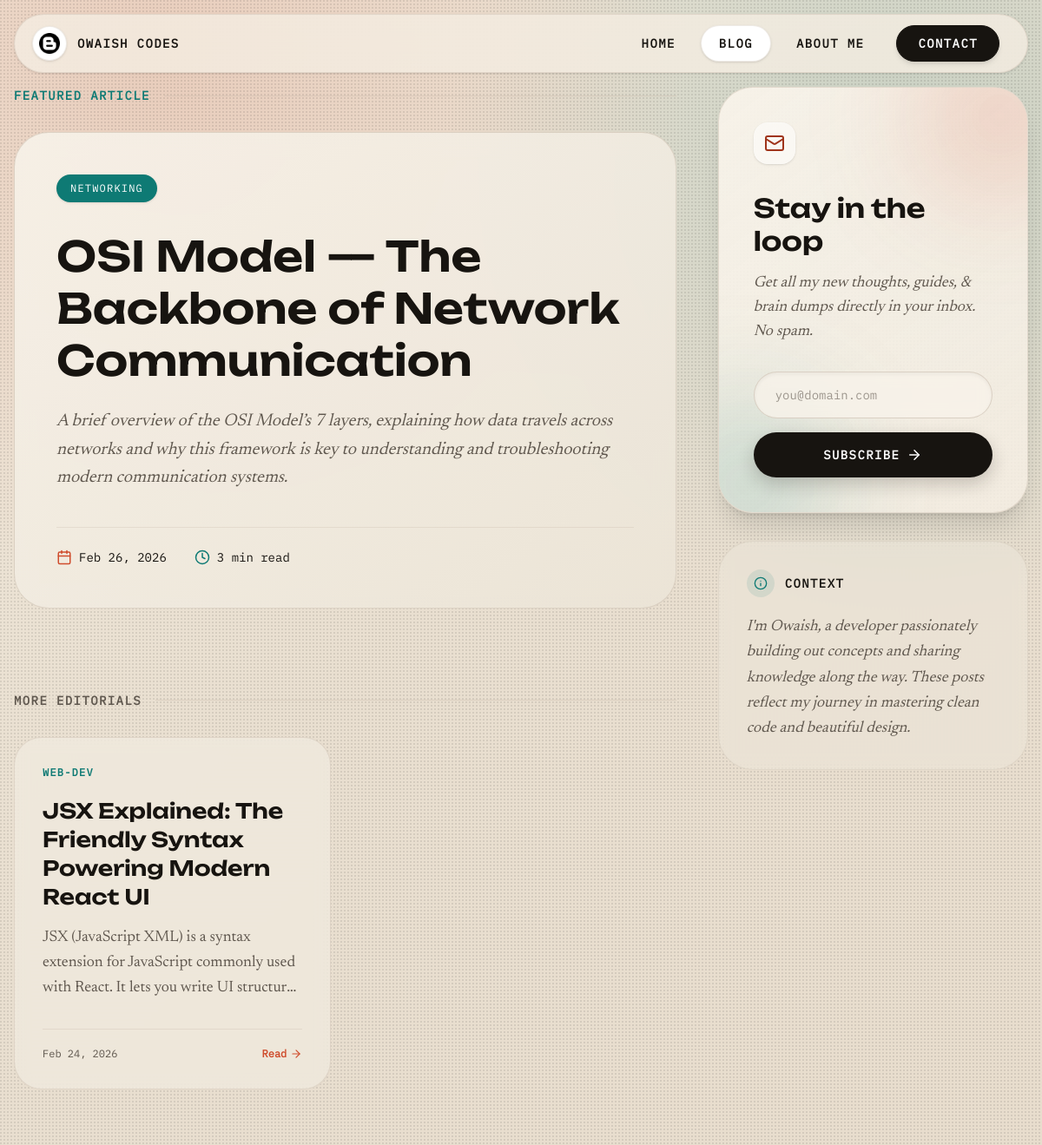
The page /blog/ on the database as committed earlier.
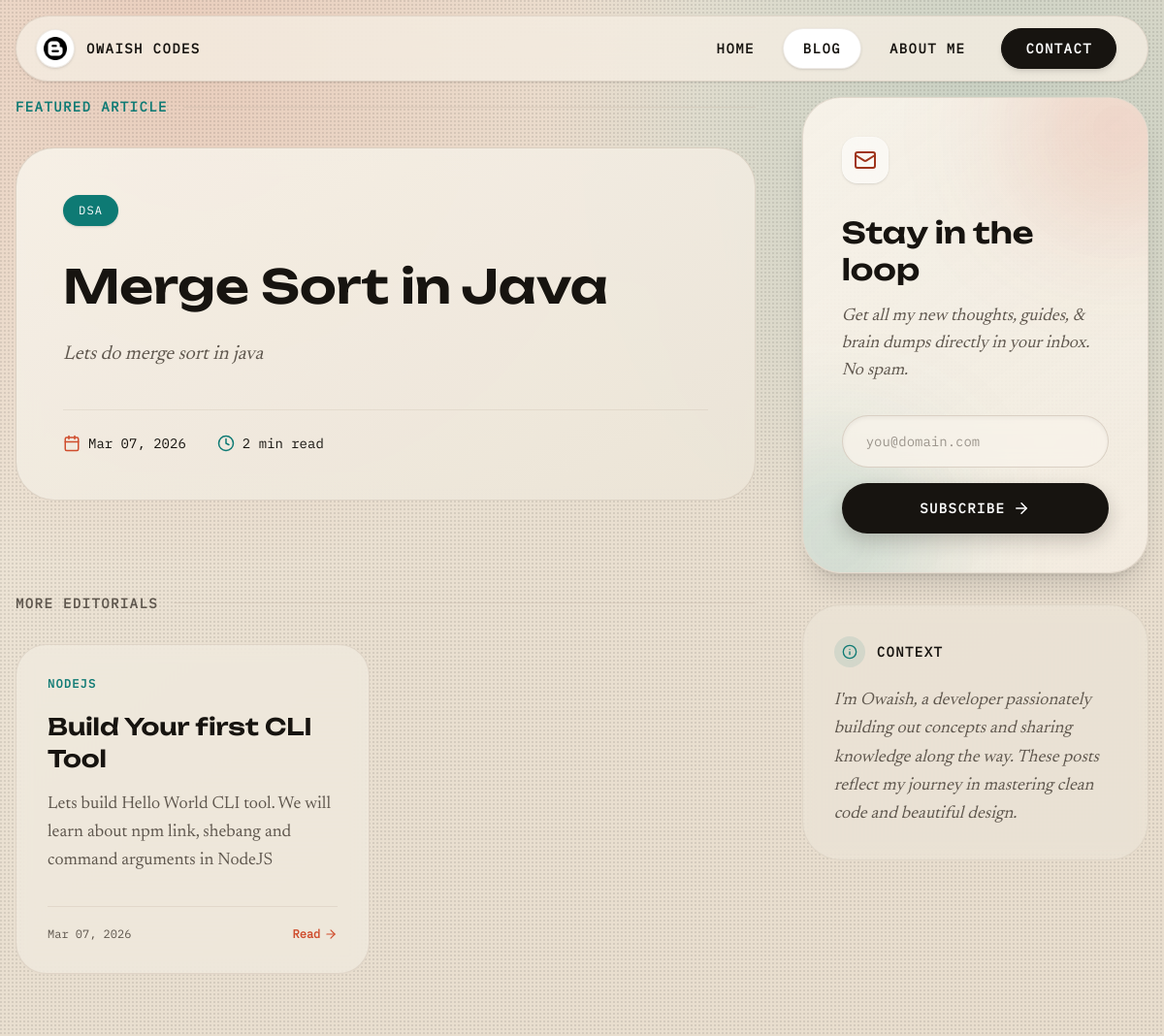
The same page on the database as committed later.
### posts/models.py (models this page shows, shortened)
class Post(models.Model):
    class Status(models.TextChoices):
        DRAFT = 'DF', 'Draft'
        PUBLISHED = 'PU', 'Published'
    title = models.CharField(max_length=250)
    slug = models.SlugField(unique=True, max_length=250)
    description = models.CharField(max_length=250)
    body = models.TextField()
    category = models.CharField(max_length=10)
    author = models.ForeignKey(settings.AUTH_USER_MODEL, on_delete=models.CASCADE, related_name = 'blog_posts')
    published_at = models.DateTimeField(default=timezone.now, )
    created_at = models.DateTimeField(auto_now_add=True)
    updated_at = models.DateTimeField(auto_now=True)
    status = models.CharField(max_length=2, choices = Status, default = Status.DRAFT)
    class Meta:
        ordering = ["-published_at"]
        indexes = [models.Index(fields=["-published_at"]), ]
    def read_time(self):
        words = len(self.body.split())
        minutes = ceil(words / 100) #100 words per minute
        return max(1, minutes)

### posts/views.py (the view)
# urls.py: path('', views.get_all_posts, name="get_all_posts"),
def get_all_posts(request):
    published = Post.objects.filter(
        status=Post.Status.PUBLISHED, published_at__lte=timezone.now()
    )
    total_count = published.count()
    featured_blog = published.first()  # latest published post
    posts = published.exclude(pk=featured_blog.pk) if featured_blog else published
    paginator = Paginator(posts, 9)
    page_number = request.GET.get("page", 1)
    page_obj = paginator.get_page(page_number)
    return render(
        request,
        "posts/blog.html",
        {
            "posts": page_obj,
            "featured_blog": featured_blog,
            "total_count": total_count,
        },
    )

### posts/templates/posts/blog.html (shortened to what this page needs)
{% extends "base.html" %}
{% load static %}
{% block content %}
<div class="grid grid-cols-1 lg:grid-cols-12 gap-8 lg:gap-12 mb-16 relative">
  <div class="lg:col-span-8 flex flex-col gap-16 lg:gap-24">
    {% if featured_blog and posts.number == 1 %}
    <section>
      <div class="flex items-center gap-4 mb-8">
        <h2 class="font-ibmMono text-sm tracking-widest uppercase text-accent-alt font-semibold">Featured Article</h2>
        <div class="h-px flex-1 bg-line/40"></div>
      </div>
      <a href="{% url 'post_detail' featured_blog.slug %}" class="block group">
        <article
          class="relative p-6 sm:p-8 md:p-12 rounded-[2.5rem] overflow-hidden border border-line/50 transition-[transform,box-shadow] duration-500 hover:shadow-2xl hover:-translate-y-2 bg-linear-to-br from-panel/90 to-bg/90 backdrop-blur-md featured-post-custom xl:min-h-100 flex flex-col justify-center">
          <div class="flex flex-col h-full z-10 relative">
            {% if featured_blog.category %}
            <span
              class="font-ibmMono text-xs tracking-widest uppercase text-white bg-accent-alt px-4 py-2 rounded-full self-start mb-6 lg:mb-8 shadow-sm">
              {{ featured_blog.category }}</span>
            {% endif %}
            <h3 class="font-unbounded text-3xl md:text-5xl lg:text-5xl xl:text-6xl font-semibold mb-6 leading-tight">
              {{ featured_blog.title }}
            </h3>
            {% if featured_blog.description %}
            <p class="text-xl text-muted leading-relaxed mb-10 max-w-3xl font-base italic">{{ featured_blog.description }}</p>
            {% endif %}
            <div
              class="mt-auto flex flex-wrap items-center gap-4 md:gap-8 pt-6 border-t border-line/30 font-ibmMono text-sm">
              <div class="flex items-center gap-2 text-ink">
                <span>{{ featured_blog.published_at|date:"M d, Y" }}</span>
              </div>
              <div class="flex items-center gap-2 text-ink">
                <svg width="18" height="18" viewBox="0 0 24 24" fill="none" stroke="currentColor" stroke-width="2"
                  stroke-linecap="round" stroke-linejoin="round" class="text-accent-alt">
                  <circle cx="12" cy="12" r="10" />
                  <polyline points="12 6 12 12 16 14" />
                </svg>
                <span>{{ featured_blog.read_time }} min read</span>
              </div>
            </div>
          </div>
        </article>
      </a>
    </section>
    {% endif %}
    <section>
      <div class="flex items-center gap-4 mb-8">
        <h2 class="font-ibmMono text-sm tracking-widest uppercase text-muted font-semibold">
          {% if featured_blog and posts.number == 1 %}More Editorials{% else %}Latest Posts{% endif %}
        </h2>
        <div class="h-px flex-1 bg-line/40"></div>
      </div>
      {% if posts %}
      <div class="grid gap-6 sm:gap-8 sm:grid-cols-2">
        {% for post in posts %}
        <a href="{% url 'post_detail' post.slug %}" class="group block h-full">
          <article
            class="bg-panel/50 backdrop-blur-sm rounded-4xl p-6 lg:p-8 border border-line/40 hover:border-accent/40 hover:bg-panel transition-all duration-300 flex flex-col h-full hover:-translate-y-2 hover:shadow-xl relative overflow-hidden">
            {% if post.category %}
            <span
              class="font-ibmMono text-[10px] md:text-xs tracking-widest uppercase text-accent-alt mb-5 font-bold">{{ post.category }}</span>
            {% endif %}
            <h3
              class="font-unbounded text-xl md:text-2xl font-semibold mb-4 leading-snug group-hover:text-accent transition-colors duration-300">
              {{ post.title }}
            </h3>
            {% if post.description %}
            <p class="text-muted text-base lg:text-lg mb-8 line-clamp-3 flex-1 font-base leading-relaxed">{{ post.description }}</p>
            {% endif %}
            <div class="flex items-center justify-between mt-auto pt-5 border-t border-line/30">
              <span class="text-muted text-xs font-ibmMono">{{ post.published_at|date:"M d, Y" }}</span>
              <span
                class="text-accent text-xs font-ibmMono font-semibold group-hover:translate-x-1 transition-transform flex items-center gap-1">Read
                <svg width="14" height="14" viewBox="0 0 24 24" fill="none" stroke="currentColor" stroke-width="2"
                  stroke-linecap="round" stroke-linejoin="round">
                  <path d="M5 12h14" />
                  <path d="m12 5 7 7-7 7" />
                </svg></span>
            </div>
          </article>
        </a>
        {% endfor %}
      </div>
      {% endif %}
    </section>
  </div>
  <div class="lg:col-span-4 flex flex-col gap-8 relative z-20">
    <div class="sticky top-6 flex flex-col gap-8">
      <section id="subscribe"
        class="subscribe-card relative rounded-[2.5rem] p-8 lg:p-10 overflow-hidden border border-line/40 shadow-xl group">
        <div
          class="absolute -right-16 -top-16 w-48 h-48 bg-accent/20 rounded-full blur-3xl transition-transform duration-700 group-hover:scale-150 group-hover:bg-accent/30 pointer-events-none">
        </div>
        <div class="relative z-10">
          <div
            class="w-12 h-12 bg-white/50 backdrop-blur-md rounded-2xl flex items-center justify-center mb-8 shadow-sm border border-white/20">
            <svg width="24" height="24" viewBox="0 0 24 24" fill="none" stroke="currentColor" stroke-width="2"
              stroke-linecap="round" stroke-linejoin="round" class="text-accent-deep">
              <rect width="20" height="16" x="2" y="4" rx="2" />
              <path d="m22 7-8.97 5.7a1.94 1.94 0 0 1-2.06 0L2 7" />
            </svg>
          </div>
          <h2 class="text-3xl lg:text-3xl font-unbounded font-semibold mb-4 text-ink leading-tight">
            Stay in the loop
          </h2>
          <p class="text-muted font-base text-lg italic mb-8">
            Get all my new thoughts, guides, & brain dumps directly in your inbox. No spam.
          </p>
          <form action="" class="flex flex-col gap-4">
            <div class="relative font-ibmMono">
              <input id="email-address" name="email-address" type="email" placeholder="you@domain.com" required
                class="w-full bg-panel/80 backdrop-blur-sm border border-line/60 rounded-full px-6 py-4 text-sm text-ink outline-none focus:border-accent focus:ring-2 focus:ring-accent/20 transition-all shadow-inner placeholder:text-muted/60" />
            </div>
            <button id="subscribe-btn"
              class="w-full relative overflow-hidden rounded-full font-ibmMono text-sm tracking-widest uppercase text-white hover:cursor-pointer bg-ink group/btn py-4 flex items-center justify-center gap-2 transition-all hover:bg-accent-deep shadow-[0_8px_20px_rgba(23,20,16,0.2)] hover:shadow-[0_12px_24px_rgba(159,52,27,0.3)]">
              <span class="relative z-10 font-bold">Subscribe</span>
              <svg width="18" height="18" viewBox="0 0 24 24" fill="none" stroke="currentColor" stroke-width="2"
                stroke-linecap="round" stroke-linejoin="round"
                class="relative z-10 transition-transform group-hover/btn:translate-x-1">
                <path d="M5 12h14" />
                <path d="m12 5 7 7-7 7" />
              </svg>
            </button>
          </form>
        </div>
      </section>
      <div
        class="rounded-[2.5rem] bg-panel/30 border border-line/30 p-8 backdrop-blur-sm group hover:border-accent-alt/30 transition-colors">
        <h3 class="font-ibmMono text-sm tracking-widest uppercase text-ink font-semibold mb-5 flex items-center gap-3">
          <div
            class="w-8 h-8 rounded-full bg-accent-alt/10 flex items-center justify-center text-accent-alt group-hover:scale-110 transition-transform">
            <svg width="16" height="16" viewBox="0 0 24 24" fill="none" stroke="currentColor" stroke-width="2"
              stroke-linecap="round" stroke-linejoin="round">
              <circle cx="12" cy="12" r="10" />
              <path d="M12 16v-4" />
              <path d="M12 8h.01" />
            </svg>
          </div>
          Context
        </h3>
        <p class="font-base text-muted leading-relaxed italic text-lg">
          I'm Owaish, a developer passionately building out concepts and sharing knowledge along the way. These posts
          reflect my journey in mastering clean code and beautiful design.
        </p>
      </div>
    </div>
  </div>
</div>
{% endblock %}

### templates/base.html (shortened to what this page needs)
{% load static %}
<!DOCTYPE html>
<html lang="en" class="scroll-smooth">
<head>
  <link rel="stylesheet" href="{% static 'css/output.css' %}" />
</head>
<body class="min-h-screen text-ink font-base leading-6 custom-bg">
  <div class="inset-0 z-0 fixed pointer-events-none opacity-15 page-grain bg-size-[4px_4px]"></div>
  <div class="z-10 relative my-4 mx-auto px-4">
    <header
      class="bg-soft/80 backdrop-blur-xl border border-line/40 px-3 py-3 md:py-3 rounded-4xl md:rounded-full grid gap-2 grid-cols-6 items-center shadow-sm sticky top-4 z-50 transition-all duration-500 hover:shadow-lg hover:bg-soft/95 hover:border-line/60 mx-auto max-w-350">
      <a href="{% url 'get_all_posts' %}" class="inline-flex items-center gap-3 col-span-5 md:col-span-2 group md:pl-2">
        <div
          class="w-10 h-10 rounded-full bg-white flex items-center justify-center shadow-sm border border-line/30 group-hover:border-accent group-hover:shadow-md transition-all duration-300 overflow-hidden relative">
          <div
            class="absolute inset-0 bg-accent/10 translate-y-full group-hover:translate-y-0 transition-transform duration-300">
          </div>
          <img src="{% static 'assets/blogger.png' %}" alt="owaish-codes logo"
            class="w-6 h-6 object-contain relative z-10 group-hover:scale-110 transition-transform duration-300" />
        </div>
        <p
          class="uppercase font-ibmMono font-bold tracking-widest text-sm text-ink group-hover:text-accent transition-colors duration-300">
          Owaish Codes</p>
      </a>
      <nav
        class="hidden md:block col-span-6 md:col-start-3 md:col-span-full md:justify-self-end border border-line/40 md:border-0 rounded-4xl py-4 px-4 md:py-0 mt-3 md:mt-0 bg-panel/90 md:bg-transparent backdrop-blur-md md:backdrop-blur-none shadow-inner md:shadow-none transition-all duration-300">
        <ul class="font-ibmMono flex flex-col gap-2 md:flex-row md:items-center md:pr-1">
          {% url 'landing_page' as url_home %}
          <li>
            <a class="block text-ink no-underline text-xs md:text-sm font-ibmMono font-semibold uppercase tracking-widest px-5 py-3 md:py-2.5 rounded-full hover:bg-white hover:shadow-sm md:hover:bg-white/60 transition-all duration-300 text-center md:text-left hover:-translate-y-0.5 {% if request.path == url_home %}bg-white shadow-sm border border-line/30{% else %}bg-white/40 md:bg-transparent border border-transparent hover:border-line/30{% endif %}"
              href="{{ url_home }}">Home</a>
          </li>
          {% url 'get_all_posts' as url_blog %}
          <li>
            <a class="block text-ink no-underline text-xs md:text-sm font-ibmMono font-semibold uppercase tracking-widest px-5 py-3 md:py-2.5 rounded-full hover:bg-white hover:shadow-sm md:hover:bg-white/60 transition-all duration-300 text-center md:text-left hover:-translate-y-0.5 {% if request.path == url_blog or '/blog/' in request.path or '/post/' in request.path %}bg-white shadow-sm border border-line/30{% else %}bg-white/40 md:bg-transparent border border-transparent hover:border-line/30{% endif %}"
              href="{{ url_blog }}">Blog</a>
          </li>
          <li>
            <a class="block text-ink no-underline text-xs md:text-sm font-ibmMono font-semibold uppercase tracking-widest px-5 py-3 md:py-2.5 rounded-full hover:bg-white hover:shadow-sm md:hover:bg-white/60 transition-all duration-300 border border-transparent hover:border-line/30 text-center md:text-left hover:-translate-y-0.5 {% if '/about/' in request.path %}bg-white shadow-sm border border-line/30{% else %}bg-white/40 md:bg-transparent border border-transparent hover:border-line/30{% endif %}"
              href="#">About me</a>
          </li>
          <li>
            <a class="block text-white no-underline text-xs md:text-sm font-ibmMono font-bold uppercase tracking-widest px-6 py-3 md:py-2.5 rounded-full bg-ink hover:bg-accent-deep hover:shadow-lg transition-all duration-300 border border-ink hover:border-accent-deep ml-0 md:ml-2 mt-2 md:mt-0 shadow-md justify-center hover:-translate-y-0.5"
              href="#">Contact</a>
          </li>
        </ul>
      </nav>
    </header>
    <main class="my-4">
      {% block content %}{% endblock %}
    </main>
  </div>
</body>
</html>

Rows that differ between the two databases and show on the page:
removed Post: category "NETWORKING", title "OSI Model — The Backbone of Network Communication", description "A brief overview of the OSI Model’s 7 layers, explaining how data travels across networks and why this framework is key to understanding and troubleshooting modern communication systems.", published_at "Feb 26, 2026", read_time "3"
removed Post: category "WEB-DEV", title "JSX Explained: The Friendly Syntax Powering Modern React UI", description "JSX (JavaScript XML) is a syntax extension for JavaScript commonly used with React. It lets you write UI…", published_at "Feb 24, 2026"
added Post: category "DSA", title "Merge Sort in Java", description "Lets do merge sort in java", published_at "Mar 07, 2026", read_time "2"
added Post: category "NODEJS", title "Build Your first CLI Tool", description "Lets build Hello World CLI tool. We will learn about npm link, shebang and command arguments in NodeJS", published_at "Mar 07, 2026"
